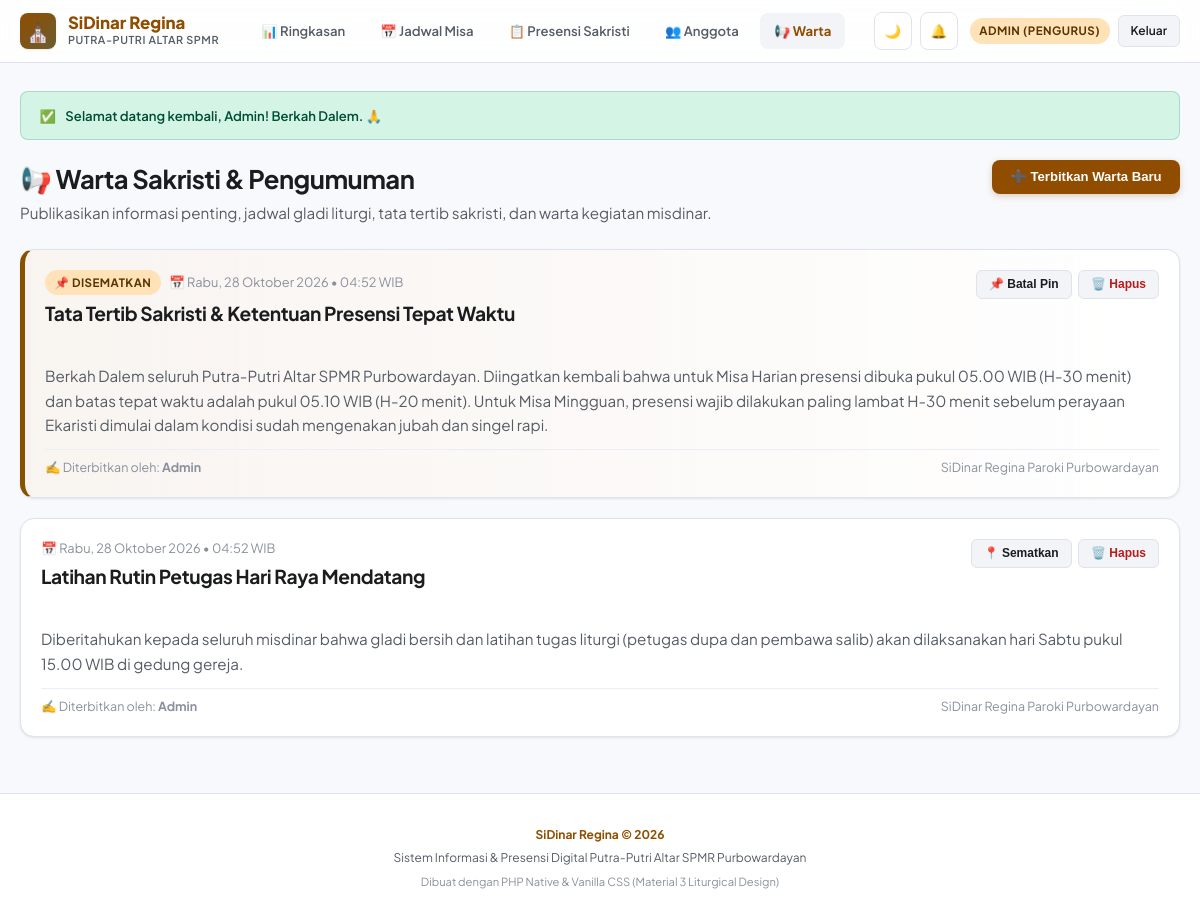
The page /pengurus/warta.php (signed in) on the database its author committed.
### tables this page shows
CREATE TABLE IF NOT EXISTS `announcements` (
  `id` INT AUTO_INCREMENT PRIMARY KEY,
  `judul` VARCHAR(255) NOT NULL,
  `isi` TEXT NOT NULL,
  `is_pinned` TINYINT(1) NOT NULL DEFAULT 0,
  `created_by` INT NULL,
  `created_at` DATETIME DEFAULT CURRENT_TIMESTAMP,
  INDEX `idx_creator` (`created_by`),
  CONSTRAINT `fk_announcements_creator` FOREIGN KEY (`created_by`) REFERENCES `profiles` (`id`) ON DELETE SET NULL
);

CREATE TABLE IF NOT EXISTS `profiles` (
  `id` INT AUTO_INCREMENT PRIMARY KEY,
  `email` VARCHAR(191) NOT NULL UNIQUE,
  `password` VARCHAR(255) NOT NULL,
  `nama_lengkap` VARCHAR(255) NOT NULL,
  `nama_panggilan` VARCHAR(100) NOT NULL,
  `no_telepon` VARCHAR(50) NOT NULL,
  `asal_wilayah_teks` VARCHAR(255) NOT NULL,
  `jenjang` ENUM('SD', 'SMP', 'SMA/K', 'Mahasiswa', 'Umum') NOT NULL DEFAULT 'SMA/K',
  `role` ENUM('anggota', 'pengurus') NOT NULL DEFAULT 'anggota',
  `status` ENUM('pending', 'aktif', 'nonaktif') NOT NULL DEFAULT 'pending',
  `created_at` DATETIME DEFAULT CURRENT_TIMESTAMP,
  `updated_at` DATETIME DEFAULT CURRENT_TIMESTAMP ON UPDATE CURRENT_TIMESTAMP
);

### includes/functions.php (called while the page is built, shortened)
<?php
function format_indo_date(string $date): string {
    $timestamp = strtotime($date);
    $hari = [
        'Sunday' => 'Minggu',
        'Monday' => 'Senin',
        'Tuesday' => 'Selasa',
        'Wednesday' => 'Rabu',
        'Thursday' => 'Kamis',
        'Friday' => 'Jumat',
        'Saturday' => 'Sabtu'
    ];
    $bulan = [
        1 => 'Januari', 'Februari', 'Maret', 'April', 'Mei', 'Juni',
        'Juli', 'Agustus', 'September', 'Oktober', 'November', 'Desember'
    ];
    $dayName = $hari[date('l', $timestamp)] ?? '';
    $day = date('d', $timestamp);
    $month = $bulan[(int)date('m', $timestamp)] ?? '';
    $year = date('Y', $timestamp);
    return "$dayName, $day $month $year";
}

### pengurus/warta.php (the view, shortened to what this page needs)
<?php
require_once __DIR__ . '/../includes/functions.php';
$pdo = get_db();
$stmt = $pdo->query("
    SELECT a.*, p.nama_lengkap, p.nama_panggilan
    FROM announcements a
    LEFT JOIN profiles p ON a.created_by = p.id
    ORDER BY a.is_pinned DESC, a.created_at DESC
");
$announcements = $stmt->fetchAll();
require_once __DIR__ . '/../includes/header.php';
?>
<div style="display: flex; justify-content: space-between; align-items: flex-start; flex-wrap: wrap; gap: 1rem; margin-bottom: 1.5rem;">
  <div>
    <h1 style="font-size: 1.6rem; font-weight: 700; color: var(--text-main); margin-bottom: 0.25rem;">
      📢 Warta Sakristi & Pengumuman
    </h1>
    <p style="color: var(--text-muted); font-size: 0.95rem;">
      Publikasikan informasi penting, jadwal gladi liturgi, tata tertib sakristi, dan warta kegiatan misdinar.
    </p>
  </div>
  <button type="button" class="btn btn-primary" onclick="openModal('modal-tambah-warta')">
    ➕ Terbitkan Warta Baru
  </button>
</div>
<?php if (empty($announcements)): ?>
  <div class="card" style="text-align: center; padding: 3rem 1.5rem; color: var(--text-muted);">
    <div style="font-size: 3rem; margin-bottom: 0.5rem;">📢</div>
    <h3 style="font-size: 1.2rem; font-weight: 700;">Belum Ada Warta Sakristi</h3>
    <p style="margin-bottom: 1rem;">Mulai dengan menerbitkan pengumuman tata tertib atau informasi latihan liturgi untuk anggota.</p>
    <button type="button" class="btn btn-primary" onclick="openModal('modal-tambah-warta')">
      Terbitkan Warta Pertama
    </button>
  </div>
<?php else: ?>
  <div style="display: flex; flex-direction: column; gap: 1.25rem;">
    <?php foreach ($announcements as $w): ?>
      <div class="card" style="<?= $w['is_pinned'] ? 'border-left: 5px solid var(--amber); background: linear-gradient(to right, rgba(255, 184, 107, 0.08), var(--surface));' : '' ?>">
        <div style="display: flex; justify-content: space-between; align-items: flex-start; gap: 1rem; flex-wrap: wrap; margin-bottom: 0.75rem;">
          <div>
            <div style="display: flex; align-items: center; gap: 0.5rem; margin-bottom: 0.25rem;">
              <?php if ($w['is_pinned']): ?>
                <span class="badge badge-amber">📌 Disematkan</span>
              <?php endif; ?>
              <span style="font-size: 0.8rem; color: var(--text-dim);">
                📅 <?= format_indo_date(date('Y-m-d', strtotime($w['created_at']))) ?> &bull; <?= date('H:i', strtotime($w['created_at'])) ?> WIB
              </span>
            </div>
            <h3 style="font-size: 1.2rem; font-weight: 700; color: var(--text-main);">
              <?= htmlspecialchars($w['judul']) ?>
            </h3>
          </div>
          <div style="display: flex; gap: 0.4rem; align-items: center;">
            <form method="POST" action="warta.php" style="margin: 0;">
              <button type="submit" class="btn btn-secondary btn-sm" title="<?= $w['is_pinned'] ? 'Lepaskan sematan' : 'Sematkan ke paling atas' ?>">
                <?= $w['is_pinned'] ? '📌 Batal Pin' : '📍 Sematkan' ?>
              </button>
            </form>
            <form method="POST" action="warta.php" onsubmit="return confirm('Hapus warta ini secara permanen?');" style="margin: 0;">
              <button type="submit" class="btn btn-secondary btn-sm" style="color: var(--error);" title="Hapus Warta">
                🗑️ Hapus
              </button>
            </form>
          </div>
        </div>
        <div style="font-size: 0.95rem; line-height: 1.6; color: var(--text-muted); white-space: pre-line; margin-bottom: 0.75rem;">
          <?= htmlspecialchars($w['isi']) ?>
        </div>
        <div style="border-top: 1px solid var(--border-light); padding-top: 0.5rem; font-size: 0.78rem; color: var(--text-dim); display: flex; justify-content: space-between;">
          <span>✍️ Diterbitkan oleh: <strong><?= htmlspecialchars($w['nama_panggilan'] ?: 'Pengurus Sakristi') ?></strong></span>
          <span>SiDinar Regina Paroki Purbowardayan</span>
        </div>
      </div>
    <?php endforeach; ?>
  </div>
<?php endif; ?>
<?php require_once __DIR__ . '/../includes/footer.php'; ?>

### assets/css/style.css (style rules this page uses)
:root { --primary: #904D00; --primary-hover: #743D00; --on-primary: #FFFFFF; --primary-container: #FFDCC1; --on-primary-container: #2E1500; --secondary: #6B5D2F; --on-secondary: #FFFFFF; --secondary-container: #F5E1A7; --emerald: #006C4C; --emerald-bg: #D4F5E6; --emerald-text: #004D36; --amber: #875200; --amber-bg: #FFE2B8; --amber-text: #593500; --error: #BA1A1A; --error-bg: #FFDAD6; --error-text: #410002; --bg: #F8F9FC; --surface: #FFFFFF; --surface-low: #F3F4F8; --surface-high: #EAEBF0; --border: #E0E2EC; --border-light: #ECEEF5; --text-main: #1A1C1E; --text-muted: #565C66; --text-dim: #8A909D; --shadow-sm: 0 1px 3px rgba(0,0,0,0.06), 0 1px 2px rgba(0,0,0,0.04); --shadow-md: 0 4px 12px rgba(0,0,0,0.08), 0 2px 4px rgba(0,0,0,0.03); --shadow-lg: 0 12px 32px rgba(0,0,0,0.12), 0 4px 8px rgba(0,0,0,0.05); --radius-sm: 8px; --radius-md: 14px; --radius-lg: 20px; --radius-full: 9999px; --transition: all 0.2s cubic-bezier(0.16, 1, 0.3, 1); }
* { margin: 0; padding: 0; box-sizing: border-box; }
body { font-family: 'Plus Jakarta Sans', -apple-system, BlinkMacSystemFont, 'Segoe UI', Roboto, sans-serif; background-color: var(--bg); color: var(--text-main); line-height: 1.5; min-height: 100vh; display: flex; flex-direction: column; transition: background-color 0.3s ease, color 0.3s ease; }
h1, h2, h3, h4, .brand-title { letter-spacing: -0.02em; font-weight: 700; }
.card { background: var(--surface); border: 1px solid var(--border); border-radius: var(--radius-md); padding: 1.25rem; box-shadow: var(--shadow-sm); transition: var(--transition); }
.btn { display: inline-flex; align-items: center; justify-content: center; gap: 0.45rem; padding: 0.6rem 1.15rem; border-radius: var(--radius-sm); font-size: 0.82rem; font-weight: 600; border: none; cursor: pointer; transition: var(--transition); text-decoration: none; }
.btn-primary { background: var(--primary); color: var(--on-primary); box-shadow: 0 2px 6px rgba(144, 77, 0, 0.25); }
.btn-secondary { background: var(--surface-low); color: var(--text-main); border: 1px solid var(--border); }
.btn-sm { padding: 0.4rem 0.75rem; font-size: 0.75rem; border-radius: 6px; }
.badge { display: inline-flex; align-items: center; gap: 0.3rem; padding: 0.25rem 0.6rem; border-radius: var(--radius-full); font-size: 0.72rem; font-weight: 700; text-transform: uppercase; letter-spacing: 0.04em; }
.badge-amber { background: var(--amber-bg); color: var(--amber-text); }

### rows shown on the page
announcements: is_pinned "📌 DISEMATKAN", created_at "Rabu, 28 Oktober 2026", created_at "04:52", judul "Tata Tertib Sakristi & Ketentuan Presensi Tepat Waktu", isi "Berkah Dalem seluruh Putra-Putri Altar SPMR Purbowardayan. Diingatkan kembali bahwa untuk Misa Harian presensi dibuka pukul 05.00 WIB (H-30 menit) dan batas tepat waktu adalah pukul 05.10 WIB (H-20 menit). Untuk Misa Mingguan, presensi wajib dilakukan paling lambat H-30 menit sebelum perayaan Ekaristi dimulai dalam kondisi sudah mengenakan jubah dan singel rapi.", created_by.nama_panggilan "Admin"
announcements: created_at "Rabu, 28 Oktober 2026", created_at "04:52", judul "Latihan Rutin Petugas Hari Raya Mendatang", is_pinned "📍 Sematkan", isi "Diberitahukan kepada seluruh misdinar bahwa gladi bersih dan latihan tugas liturgi (petugas dupa dan pembawa salib) akan dilaksanakan hari Sabtu pukul 15.00 WIB di gedung gereja.", created_by.nama_panggilan "Admin"

### other values the page prints
$current_user['nama_panggilan'] "ADMIN"
$current_user['role'] "PENGURUS"
$flash['message'] "Selamat datang kembali, Admin! Berkah Dalem. 🙏"
